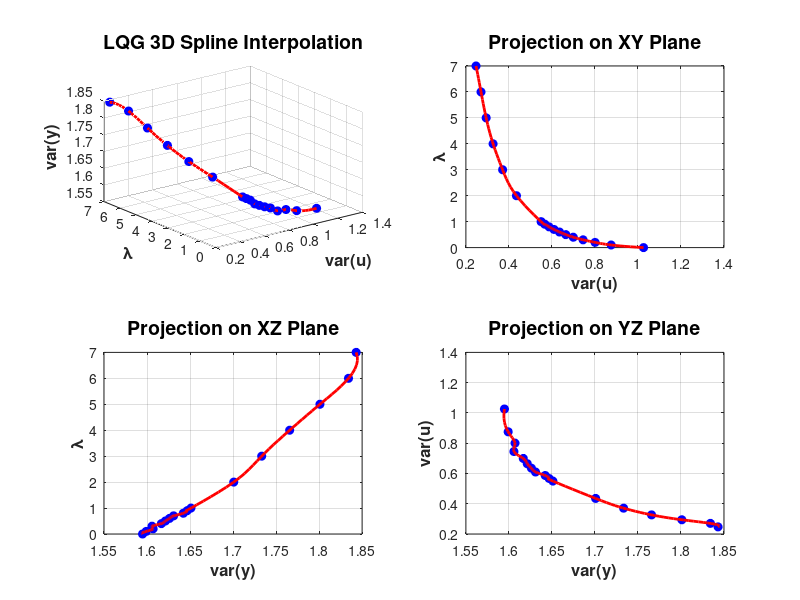

MATLAB code to generate this figure:
% Step 1: 加载数据
x = [0, 0.1, 0.2, 0.3, 0.4, 0.5, 0.6, 0.7, 0.8, 0.9, 1, 2, 3, 4, 5, 6, 7]'; % λ
y = [1.0259, 0.8754, 0.8005, 0.7448, 0.6992, 0.6645, 0.6351, 0.6096, 0.5866, 0.5671, 0.5496, 0.4350, 0.3707, 0.3263, 0.2941, 0.2702, 0.2470]'; % var(u)
z = [1.5948, 1.5991, 1.6071, 1.6058, 1.6167, 1.6213, 1.6261, 1.6309, 1.6422, 1.6467, 1.6511, 1.7008, 1.7333, 1.7658, 1.8010, 1.8342, 1.8431]'; % var(y)

% Step 2: 创建一个参数 t
t = (1:length(x))';

% Step 3: 使用样条插值拟合 x(t), y(t), z(t)
t_fit = linspace(min(t), max(t), 100); % 生成插值点
spline_x = spline(t, x); % 样条插值 x(t)
spline_y = spline(t, y); % 样条插值 y(t)
spline_z = spline(t, z); % 样条插值 z(t)

% Step 4: 获取每一段的样条表达式
[breaks_x, coeffs_x, ~, ~, order_x] = unmkpp(spline_x); % 分解x的样条表达式
[breaks_y, coeffs_y, ~, ~, order_y] = unmkpp(spline_y); % 分解y的样条表达式
[breaks_z, coeffs_z, ~, ~, order_z] = unmkpp(spline_z); % 分解z的样条表达式

% Step 5: 绘制3D曲线和投影
close all; % 关闭所有图形窗口
clf; % 清除当前图形窗口内容
figure; % 创建一个新窗口

% 3D曲线拟合
subplot(2, 2, 1); % 创建子图1
plot3(y, x, z, 'bo', 'MarkerSize', 6, 'MarkerFaceColor', 'b'); % 原始数据
hold on;
x_spline_fit = ppval(spline_x, t_fit); % 样条插值曲线 x(t)
y_spline_fit = ppval(spline_y, t_fit); % 样条插值曲线 y(t)
z_spline_fit = ppval(spline_z, t_fit); % 样条插值曲线 z(t)
plot3(y_spline_fit, x_spline_fit, z_spline_fit, 'r-', 'LineWidth', 2); % 样条插值曲线
xlabel('var(u)', 'FontSize', 12, 'FontWeight', 'bold');
ylabel('λ', 'FontSize', 12, 'FontWeight', 'bold');
zlabel('var(y)', 'FontSize', 12, 'FontWeight', 'bold');
title('LQG 3D Spline Interpolation', 'FontSize', 14, 'FontWeight', 'bold');
grid on;
view(3);
rotate3d on;
hold off;

% XY投影
subplot(2, 2, 2); % 创建子图2
plot(y, x, 'bo', 'MarkerSize', 6, 'MarkerFaceColor', 'b'); % 原始数据
hold on;
plot(y_spline_fit, x_spline_fit, 'r-', 'LineWidth', 2); % 样条插值投影
xlabel('var(u)', 'FontSize', 12, 'FontWeight', 'bold');
ylabel('λ', 'FontSize', 12, 'FontWeight', 'bold');
title('Projection on XY Plane', 'FontSize', 14, 'FontWeight', 'bold');
grid on;
hold off;

% XZ投影
subplot(2, 2, 3); % 创建子图3
plot(z, x, 'bo', 'MarkerSize', 6, 'MarkerFaceColor', 'b'); % 原始数据
hold on;
plot(z_spline_fit, x_spline_fit, 'r-', 'LineWidth', 2); % 样条插值投影
xlabel('var(y)', 'FontSize', 12, 'FontWeight', 'bold');
ylabel('λ', 'FontSize', 12, 'FontWeight', 'bold');
title('Projection on XZ Plane', 'FontSize', 14, 'FontWeight', 'bold');
grid on;
hold off;

% YZ投影
subplot(2, 2, 4); % 创建子图4
plot(z, y, 'bo', 'MarkerSize', 6, 'MarkerFaceColor', 'b'); % 原始数据
hold on;
plot(z_spline_fit, y_spline_fit, 'r-', 'LineWidth', 2); % 样条插值投影
xlabel('var(y)', 'FontSize', 12, 'FontWeight', 'bold');
ylabel('var(u)', 'FontSize', 12, 'FontWeight', 'bold');
title('Projection on YZ Plane', 'FontSize', 14, 'FontWeight', 'bold');
grid on;
hold off;

% Step 6: 输出每一段样条函数的表达式
fprintf('x(t) 样条函数分段表达式：\n');
for i = 1:length(breaks_x)-1
    fprintf('区间 [%.4f, %.4f]: ', breaks_x(i), breaks_x(i+1));
    for j = 1:order_x
        fprintf('%.4f*t^%d ', coeffs_x(i,j), order_x-j);
        if j < order_x
            fprintf('+ ');
        end
    end
    fprintf('\n');
end

fprintf('\ny(t) 样条函数分段表达式：\n');
for i = 1:length(breaks_y)-1
    fprintf('区间 [%.4f, %.4f]: ', breaks_y(i), breaks_y(i+1));
    for j = 1:order_y
        fprintf('%.4f*t^%d ', coeffs_y(i,j), order_y-j);
        if j < order_y
            fprintf('+ ');
        end
    end
    fprintf('\n');
end

fprintf('\nz(t) 样条函数分段表达式：\n');
for i = 1:length(breaks_z)-1
    fprintf('区间 [%.4f, %.4f]: ', breaks_z(i), breaks_z(i+1));
    for j = 1:order_z
        fprintf('%.4f*t^%d ', coeffs_z(i,j), order_z-j);
        if j < order_z
            fprintf('+ ');
        end
    end
    fprintf('\n');
end
